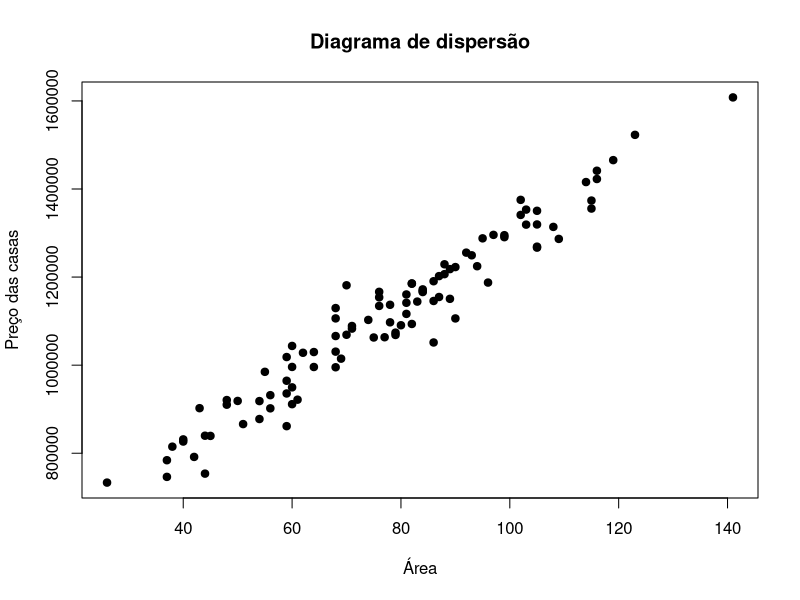
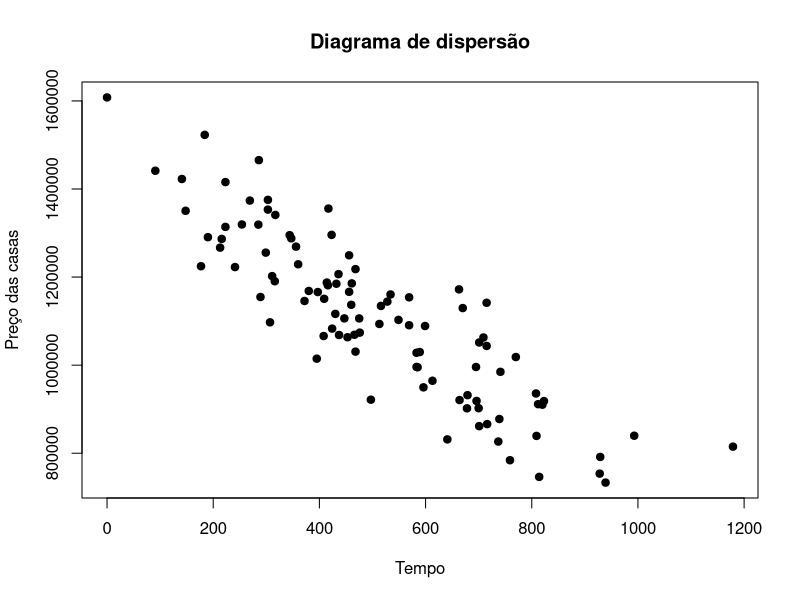
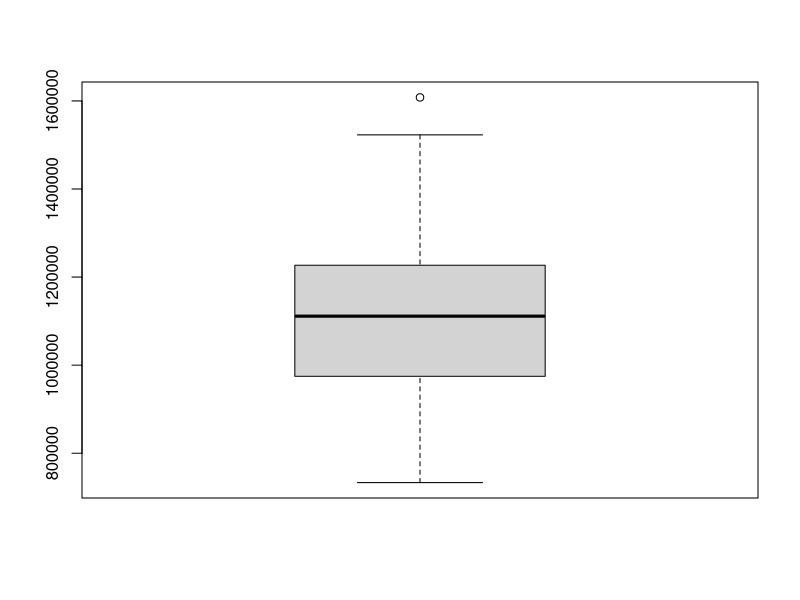
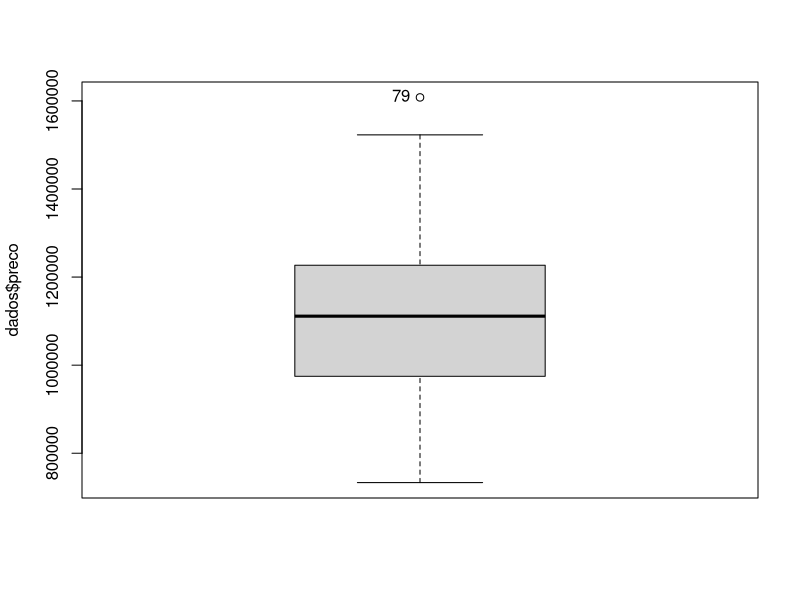
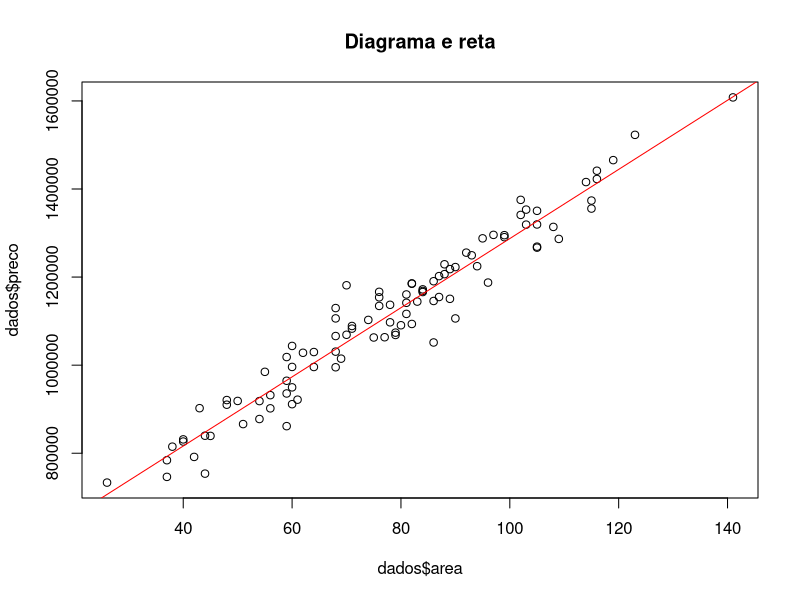
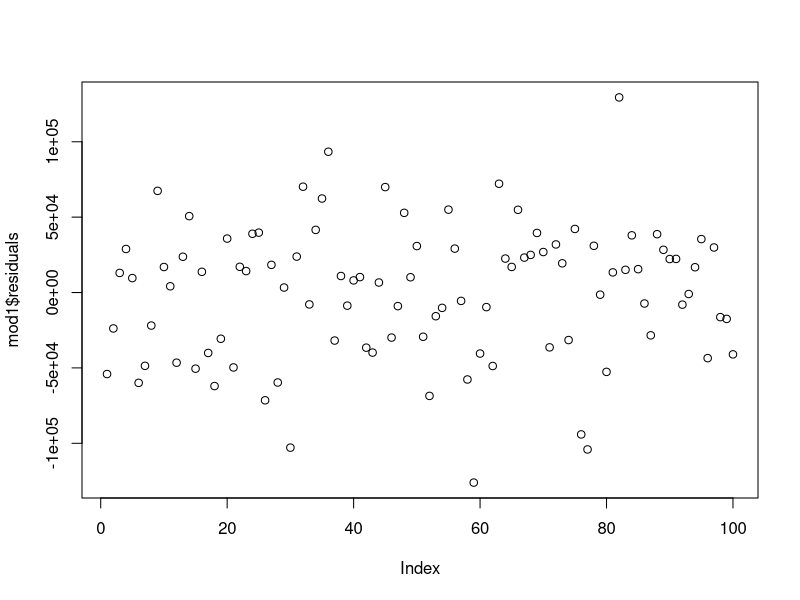
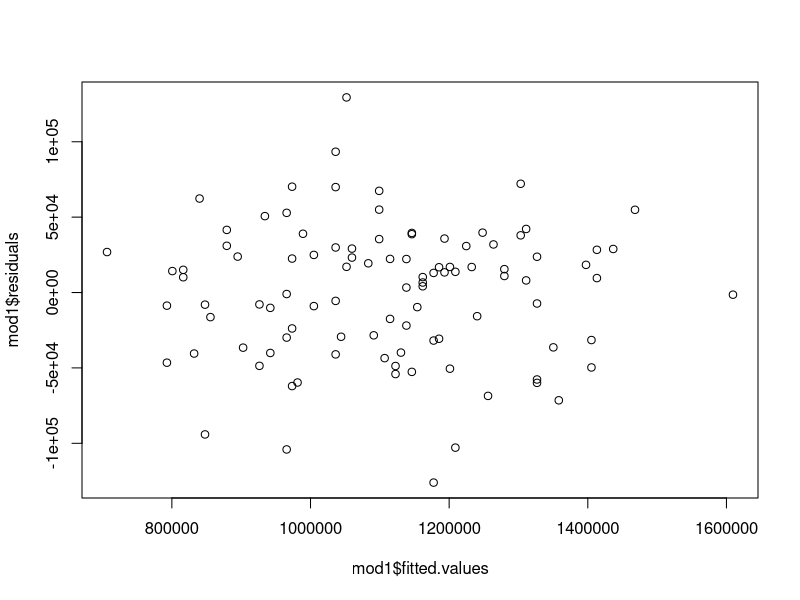
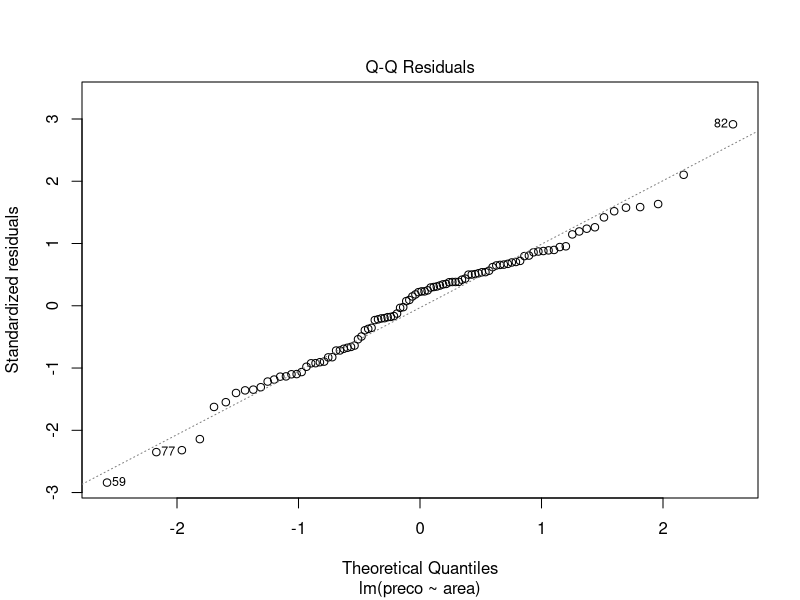

R code for these plots, in order:
################# Regressão Linear Simples em R: correlação e previsão
################# Profa. Alia Garrudo Guirado

# ----------------------------------------------------------------------------------------------------------------

#### O PROBLEMA:
#### Qual o comportamento do preço de determinadas casas segundo suas características (por exemplo: tamanho)?

# ----------------------------------------------------------------------------------------------------------------

# Setando a pasta de trabalho:
setwd("C:/Users/gades/Desktop/DataScience/R/Regressao_Linear_Simples_Correlacao_Previsao")

# Importação dos dados:
library(readxl)
dados <- read_excel("dados.xlsx", col_types = c("numeric", "numeric", "numeric")) # skip pode ser usado para não
                                                                                  # importar alguma coluna 
dados                                                                             # dos dados.

# ----------------------------------------------------------------------------------------------------------------

# Verificando relações entre duas variáveis através de um gráfico de dispersão:
plot(dados$area, dados$preco, main="Diagrama de dispersão", xlab="Área", ylab="Preço das casas", pch=19)

# Correlação entre as variáveis:
cor(dados$area, dados$preco)

# Hipótese nula atrelada ao teste de correlação de Pearson: 
# H0 - A correlação entre as variáveis é igual a zero.
cor.test(dados$area, dados$preco)

# Realizando as análises feitas agora com as variáveis preço e tempo:
plot(dados$tempo, dados$preco, main="Diagrama de dispersão", xlab="Tempo", ylab="Preço das casas", pch=19)
cor.test(dados$tempo, dados$preco)

# ----------------------------------------------------------------------------------------------------------------

# Análise da distribuição dos dados - Boxplot:
boxplot(dados$preco)
summary(dados$preco)

# Analisando as observações outliers:
install.packages("car")
library(car)
Boxplot(dados$preco)
dados$preco[79]

# Quais casas tem valor acima do terceiro quantil (0.75)?
which(dados$preco > quantile(dados$preco, 0.75))

# ----------------------------------------------------------------------------------------------------------------
# EQUAÇÃO DA RETA:

# preco = b0 + b1(area)
mod1 = lm(preco ~ area, data=dados)
mod1

# Calculando o preço médio de uma casa com 70 metros quadrados:
preco_70 = 502347 + 7851*70
preco_70

preco_70_2 = mod1$coefficients[[1]] + mod1$coefficients[[2]]*70
preco_70_2

# Criando um gráfico com o diagrama de dispersão e a reta:
plot(dados$area, dados$preco, main="Diagrama e reta")
abline(mod1, col="red") # abline = acrescentar uma coisa no gráfico.

summary(mod1)

names(summary(mod1))

# Coeficiente de determinação:
summary(mod1)$r.square

# Coeficiente de determinação ajustado:
summary(mod1)$adj.r.square

# preco = b0 + b1(tempo da casa)
mod2 = lm(preco ~ tempo, data=dados)
mod2

summary(mod2)

# preco = b0 + b1(area) + b2(tempo)
mod3 = lm(preco ~ area + tempo, data=dados)
mod3

summary(mod3)

# ----------------------------------------------------------------------------------------------------------------
# SUPOSIÇÕES DO MODELO LINEAR:

# 1. Autocorrelação dos resíduos:
# H0: Os resíduos são não autocorrelacionados. Autocorrelação dos resíduos é igual a 0.
plot(mod1$residuals) 
identify(mod1$residuals, n=2)

# Identificada a observação destoante, caso decida retirá-la:
dados_59 = dados[-59,] # primeiro espaço: linhas, segundo: colunas, -59 = excluir linha 59
dados_59_82 = dados[c(-59,-82),]

# Teste de Durbin Watson
install.packages("lmtest")
library(lmtest)
dwtest(mod1)

# 2. Variância constante, isto é, homocedástica:
plot(mod1$fitted.values, mod1$residuals)

# Teste de Breusch-Pagan
# H0: O modelo é homocedástico
bptest(mod1)

# 3. Normalidade dos erros
plot(mod1,2)

# Teste de Shapiro-Wilk
# H0: Os erros têm distribuição normal
shapiro.test(mod1$residuals)

# ----------------------------------------------------------------------------------------------------------------
# PREVISÃO:

# Criando uma base com áreas que temos interesse em prever:
dados_novos = data.frame(area = c(60,70))

# Prevendo os preços de forma pontual:
predict(mod1, newdata=dados_novos)

# Prevendo os preços de forma intervalar:
predict(mod1, newdata=dados_novos, interval="prediction")

predict(mod1, newdata=dados_novos, interval="confidence")
